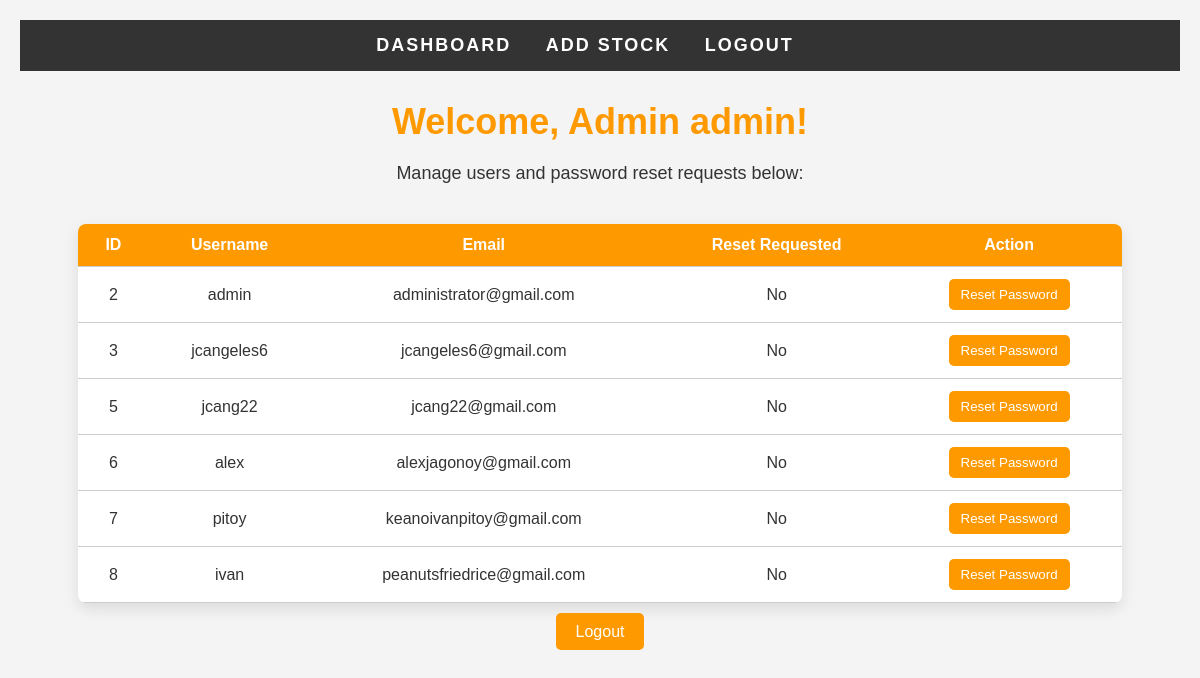
Before: /admin_dashboard.php (signed in) with the older database file.
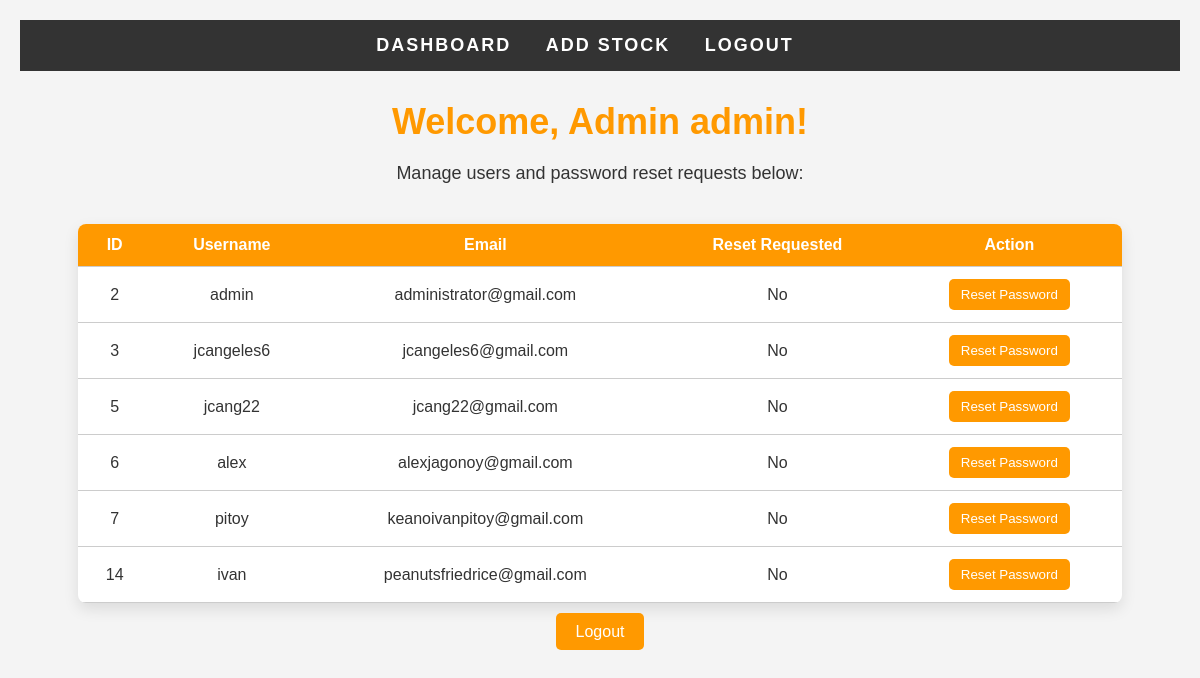
After: the same page with the newer database file.
### tables this page shows
CREATE TABLE `users` (
  `id` int(11) NOT NULL,
  `username` varchar(50) DEFAULT NULL,
  `email` varchar(100) DEFAULT NULL,
  `password` varchar(255) DEFAULT NULL,
  `reset_token` varchar(255) DEFAULT NULL,
  `is_admin` tinyint(1) DEFAULT 0,
  `reset_requested` tinyint(1) DEFAULT 0,
  `security_question` varchar(255) DEFAULT NULL,
  `security_answer` varchar(255) DEFAULT NULL,
  `failed_attempts` int(11) DEFAULT 0,
  `locked_until` datetime DEFAULT NULL
);

### admin_dashboard.php (the view, shortened to what this page needs)
<?php
include 'backend/init.php';
$result = $conn->query("SELECT id, username, email, reset_requested FROM users");
?>
<!DOCTYPE html>
<html lang="en">
<head>
</head>
<body>
<nav>
    <ul>
        <li><a href="admin_dashboard.php">Dashboard</a></li>
        <li><a href="backend/add_stock.php">Add Stock</a></li>
        <li><a href="logout.php">Logout</a></li>
    </ul>
</nav>
<h1>Welcome, Admin <?php echo htmlspecialchars($_SESSION['username']); ?>!</h1>
<p>Manage users and password reset requests below:</p>
<table>
    <tr>
        <th>ID</th>
        <th>Username</th>
        <th>Email</th>
        <th>Reset Requested</th>
        <th>Action</th>
    </tr>
    <?php while ($row = $result->fetch_assoc()): ?>
        <tr>
            <td><?php echo $row['id']; ?></td>
            <td><?php echo htmlspecialchars($row['username']); ?></td>
            <td><?php echo htmlspecialchars($row['email']); ?></td>
            <td><?php echo $row['reset_requested'] ? 'Yes' : 'No'; ?></td>
            <td>
                <form action="admin_reset_user.php" method="POST">
                    <input type="submit" name="reset" value="Reset Password">
                </form>
            </td>
        </tr>
    <?php endwhile; ?>
</table>
<div class="logout-link">
    <a href="logout.php">Logout</a>
</div>
</body>
</html>

Changed rows visible on the page:
removed users: id "8", username "ivan", email "peanutsfriedrice@gmail.com", reset_requested "No"
added users: id "14", username "ivan", email "peanutsfriedrice@gmail.com", reset_requested "No"
